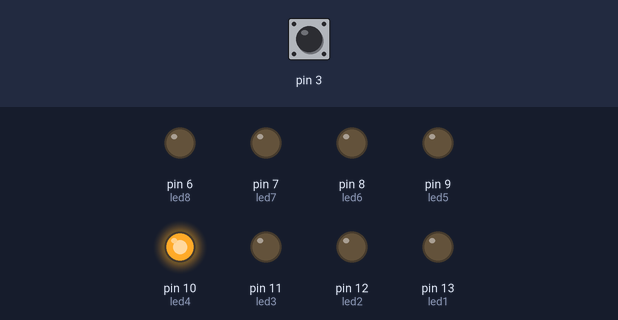
The sketch below on a simulated Arduino Uno, built with avr-gcc and run on an emulated ATmega328P. Shown: output pins drawn as LEDs (lit = HIGH). Dashed ring = blinking. The inputs (shaded band) are chosen by the test bench; at power-on: pin 3 LOW.

Above: at 1.2 s.
1.3 s: pin 3 pulsed HIGH 2 times (0.12 s each, 0.3 s apart)
At 2.55 s:
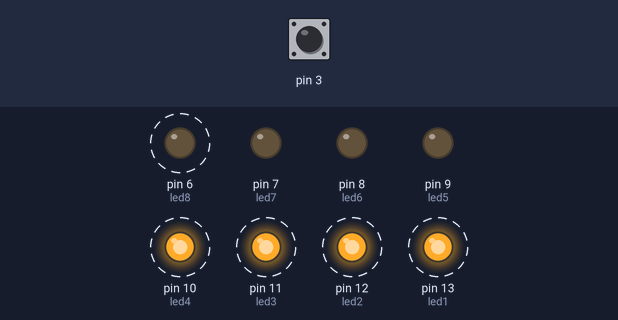
4.3 s: pin 3 driven HIGH
At 4.65 s:
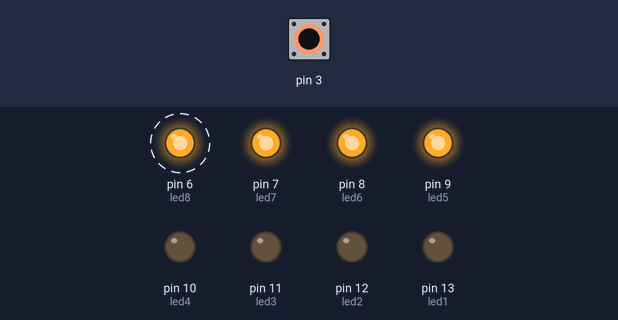
At 7.05 s:
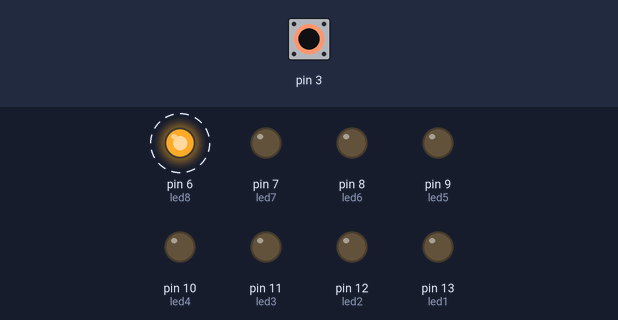
Timing chart, 0 to 13.3 s (numbered marks = the images above; inputs shaded):
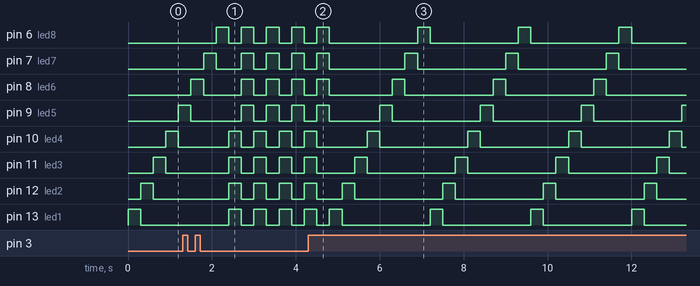

The sketch:

primera_parte.ino
```cpp
int cnt=1;
int interruptor=1;
int led1=13;
int led2=12;
int led3=11;
int led4=10;
int led5=9;
int led6=8;
int led7=7;
int led8=6;


void setup() {

  attachInterrupt(interruptor, contador, RISING);
  pinMode(led1,OUTPUT);
  pinMode(led2,OUTPUT);
  pinMode(led3,OUTPUT);
  pinMode(led4,OUTPUT);
  pinMode(led5,OUTPUT);
  pinMode(led6,OUTPUT);
  pinMode(led7,OUTPUT);
  pinMode(led8,OUTPUT);

}

void loop() {

switch (cnt) {
    case 1:
digitalWrite(led1, HIGH);
  digitalWrite(led2, LOW);
  digitalWrite(led3, LOW);
  digitalWrite(led4, LOW);
  digitalWrite(led5, LOW);
  digitalWrite(led6, LOW);
  digitalWrite(led7, LOW);
  digitalWrite(led8, LOW);
  delay(300);
  digitalWrite(led1,LOW);   // turn the LED on (HIGH is the voltage level)
  digitalWrite(led2, HIGH);
  digitalWrite(led3, LOW);
  digitalWrite(led4, LOW);
  digitalWrite(led5, LOW);
  digitalWrite(led6, LOW);
  digitalWrite(led7, LOW);
  digitalWrite(led8, LOW);
  delay(300);
  digitalWrite(led1,LOW);   // turn the LED on (HIGH is the voltage level)
  digitalWrite(led2, LOW);
  digitalWrite(led3, HIGH);
  digitalWrite(led4, LOW);
  digitalWrite(led5, LOW);
  digitalWrite(led6, LOW);
  digitalWrite(led7, LOW);
  digitalWrite(led8, LOW);
  delay(300);
  digitalWrite(led1,LOW);   // turn the LED on (HIGH is the voltage level)
  digitalWrite(led2, LOW);
  digitalWrite(led3, LOW);
  digitalWrite(led4, HIGH);
  digitalWrite(led5, LOW);
  digitalWrite(led6, LOW);
  digitalWrite(led7, LOW);
  digitalWrite(led8, LOW);
  delay(300);
  digitalWrite(led1,LOW);   // turn the LED on (HIGH is the voltage level)
  digitalWrite(led2, LOW);
  digitalWrite(led3, LOW);
  digitalWrite(led4, LOW);
  digitalWrite(led5, HIGH);
  digitalWrite(led6, LOW);
  digitalWrite(led7, LOW);
  digitalWrite(led8, LOW);
  delay(300);
  digitalWrite(led1,LOW);   // turn the LED on (HIGH is the voltage level)
  digitalWrite(led2, LOW);
  digitalWrite(led3, LOW);
  digitalWrite(led4, LOW);
  digitalWrite(led5, LOW);
  digitalWrite(led6, HIGH);
  digitalWrite(led7, LOW);
  digitalWrite(led8, LOW);
  delay(300);
  digitalWrite(led1,LOW);   // turn the LED on (HIGH is the voltage level)
  digitalWrite(led2, LOW);
  digitalWrite(led3, LOW);
  digitalWrite(led4, LOW);
  digitalWrite(led5, LOW);
  digitalWrite(led6, LOW);
  digitalWrite(led7, HIGH);
  digitalWrite(led8, LOW);
  delay(300);
  digitalWrite(led1,LOW);   // turn the LED on (HIGH is the voltage level)
  digitalWrite(led2, LOW);
  digitalWrite(led3, LOW);
  digitalWrite(led4, LOW);
  digitalWrite(led5, LOW);
  digitalWrite(led6, LOW);
  digitalWrite(led7, LOW);
  digitalWrite(led8, HIGH);
  delay(300);
    break;
    case 2:
    digitalWrite(led1, LOW);   // turn the LED on (HIGH is the voltage level)
  digitalWrite(led2, LOW);
  digitalWrite(led3, LOW);
  digitalWrite(led4, LOW);
  digitalWrite(led5, LOW);
  digitalWrite(led6, LOW);
  digitalWrite(led7, LOW);
  digitalWrite(led8, HIGH);
  delay(300);
  digitalWrite(led1,LOW);   // turn the LED on (HIGH is the voltage level)
  digitalWrite(led2, LOW);
  digitalWrite(led3, LOW);
  digitalWrite(led4, LOW);
  digitalWrite(led5, LOW);
  digitalWrite(led6, LOW);
  digitalWrite(led7, HIGH);
  digitalWrite(led8, LOW);
  delay(300);
  digitalWrite(led1,LOW);   // turn the LED on (HIGH is the voltage level)
  digitalWrite(led2, LOW);
  digitalWrite(led3, LOW);
  digitalWrite(led4, LOW);
  digitalWrite(led5, LOW);
  digitalWrite(led6, HIGH);
  digitalWrite(led7, LOW);
  digitalWrite(led8, LOW);
  delay(300);
  digitalWrite(led1,LOW);   // turn the LED on (HIGH is the voltage level)
  digitalWrite(led2, LOW);
  digitalWrite(led3, LOW);
  digitalWrite(led4, LOW);
  digitalWrite(led5, HIGH);
  digitalWrite(led6, LOW);
  digitalWrite(led7, LOW);
  digitalWrite(led8, LOW);
  delay(300);
  digitalWrite(led1,LOW);   // turn the LED on (HIGH is the voltage level)
  digitalWrite(led2, LOW);
  digitalWrite(led3, LOW);
  digitalWrite(led4, HIGH);
  digitalWrite(led5, LOW);
  digitalWrite(led6, LOW);
  digitalWrite(led7, LOW);
  digitalWrite(led8, LOW);
  delay(300);
  digitalWrite(led1,LOW);   // turn the LED on (HIGH is the voltage level)
  digitalWrite(led2, LOW);
  digitalWrite(led3, HIGH);
  digitalWrite(led4, LOW);
  digitalWrite(led5, LOW);
  digitalWrite(led6, LOW);
  digitalWrite(led7, LOW);
  digitalWrite(led8, LOW);
  delay(300);
  digitalWrite(led1,LOW);   // turn the LED on (HIGH is the voltage level)
  digitalWrite(led2, HIGH);
  digitalWrite(led3, LOW);
  digitalWrite(led4, LOW);
  digitalWrite(led5, LOW);
  digitalWrite(led6, LOW);
  digitalWrite(led7, LOW);
  digitalWrite(led8, LOW);
  delay(300);
  digitalWrite(led1,HIGH);   // turn the LED on (HIGH is the voltage level)
  digitalWrite(led2, LOW);
  digitalWrite(led3, LOW);
  digitalWrite(led4, LOW);
  digitalWrite(led5, LOW);
  digitalWrite(led6, LOW);
  digitalWrite(led7, LOW);
  digitalWrite(led8, LOW);
  delay(300);
    break;
    case 3:
       digitalWrite(led1, HIGH);   // turn the LED on (HIGH is the voltage level)
  digitalWrite(led2, HIGH);
  digitalWrite(led3, HIGH);
  digitalWrite(led4, HIGH);
  digitalWrite(led5, LOW);
  digitalWrite(led6, LOW);
  digitalWrite(led7, LOW);
  digitalWrite(led8, LOW);
  delay(300);
  // wait for a second
  digitalWrite(led1, LOW);   // turn the LED on (HIGH is the voltage level)
  digitalWrite(led2, LOW);
  digitalWrite(led3, LOW);
  digitalWrite(led4, LOW);
  digitalWrite(led5, HIGH);
  digitalWrite(led6, HIGH);
  digitalWrite(led7, HIGH);
  digitalWrite(led8, HIGH);
  delay(300);

      break;
    default:
    cnt=1;  // default is optional
    break;
  }


}

void contador() {
  cnt++;
  Serial.print("contador  ");
  Serial.println(cnt);

}
```

Measured:
- after the input at 4.3 s, pin 6 (led8): alternates HIGH for 0.30 s and LOW for 2.1 s, starting after 2.6 s
- by itself, pin 6 (led8): alternates HIGH for 0.30 s and LOW for 0.30 s
- by itself, pin 10 (led4), pin 11 (led3), pin 12 (led2), pin 13 (led1): repeats every 2.4 s: HIGH 0.30 s, LOW 2.1 s
